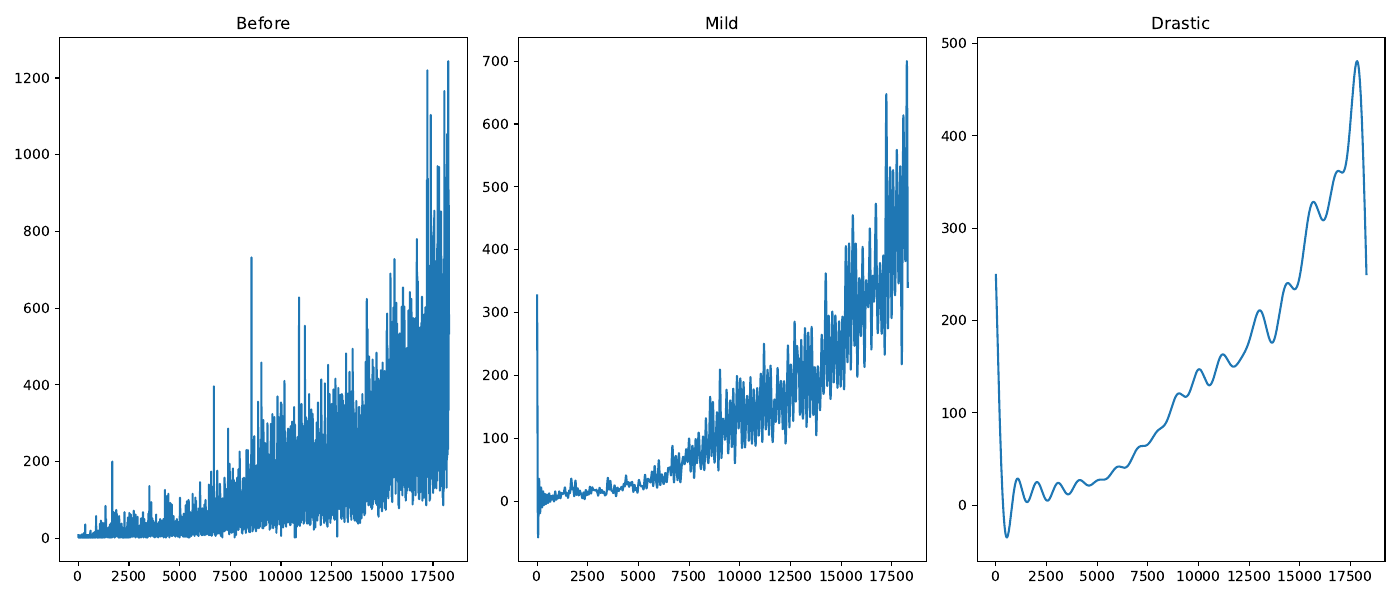

Generate this figure with Python:
import matplotlib.pyplot as plt
import numpy as np

if __name__ == '__main__':
    samples = np.genfromtxt('./labs/05/Train.csv', delimiter=',')
    samples = samples[1:, 2]
    N = len(samples)
    X = np.fft.fft(samples)
    fq = np.fft.fftfreq(len(X), d = 3600)
    X = abs(X / N)[:N // 2]
    cutoffi = 49 * N // 100

    fig, axs = plt.subplots(1, 3, figsize = (14, 6))
    axs[0].plot(np.arange(N), samples)
    axs[0].set_title('Before')

    filtered = np.fft.fft(samples)
    filtered[(N // 2 - cutoffi) : (N // 2 + cutoffi + 1)] = 0
    lfiltered = np.fft.ifft(filtered).real

    axs[1].plot(np.arange(N), lfiltered)
    axs[1].set_title('Mild')

    cutofffq = np.max(fq) / 500
    filtered = np.fft.fft(samples)
    filtered[np.abs(fq) >= cutofffq] = 0
    lfiltered = np.fft.ifft(filtered).real

    axs[2].plot(np.arange(N), lfiltered)
    axs[2].set_title('Drastic')
    plt.tight_layout()
    plt.savefig('./labs/05/1i.pdf')
    plt.show()